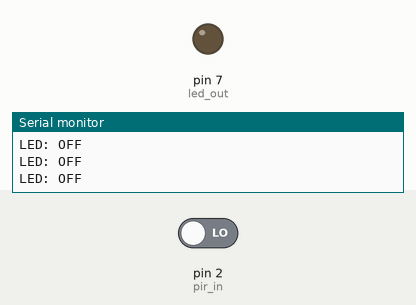
Recording of a sketch running on a simulated Arduino Uno, built with avr-gcc and run on an emulated ATmega328P. On the bench: output pins drawn as LEDs (lit = HIGH), the last lines printed to the serial monitor. Inputs (shaded band) come from the test bench; at power-on: pin 2 (pir_in) LOW.

Above: at 1.2 s.
1.3 s: pin 2 (pir_in) driven HIGH
At 1.9 s:
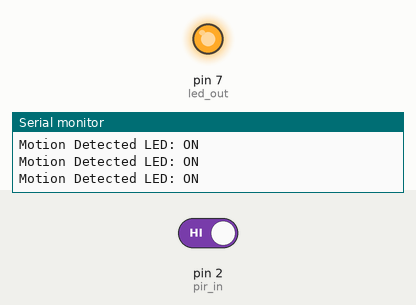
2.8 s: pin 2 (pir_in) driven LOW
At 4.0 s:
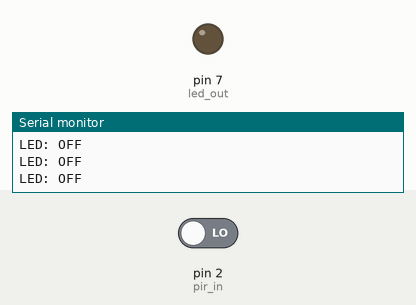
Timing chart, 0 to 5.8 s (numbered marks = the images above; inputs shaded):
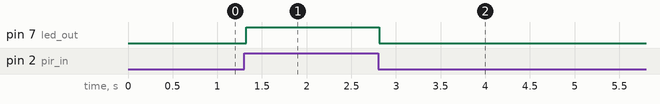

The sketch:

senseThinkAct.ino
```cpp
/*
* Name: Abhinav Sharma
* Student ID: 2210994752
* Unit: SIT315 Programming Paradigms
* Task: M1_T1P
*/

// pin no. for hardware devices
#define led_out 7
#define pir_in 2

// global variables
bool detected;

void setup()
{
  pinMode(led_out, OUTPUT);
  pinMode(pir_in, INPUT);
  Serial.begin(9600);         // enabling serial communication
}

void loop()
{
  // setting flag value based on sensor input
  detected = digitalRead(pir_in) ? 1 : 0;

  // switching on LED when motion is detected
  if(detected)
  {
    Serial.print("Motion Detected ");
    digitalWrite(led_out, 1);
    Serial.println("LED: ON");
  }
  else
  {
    digitalWrite(led_out, 0);
    Serial.println("LED: OFF");
  }
}
```

Measured:
- after the input at 1.3 s, pin 7 (led_out): LOW → HIGH at once
- after the input at 2.8 s, pin 7 (led_out): HIGH → LOW at once
